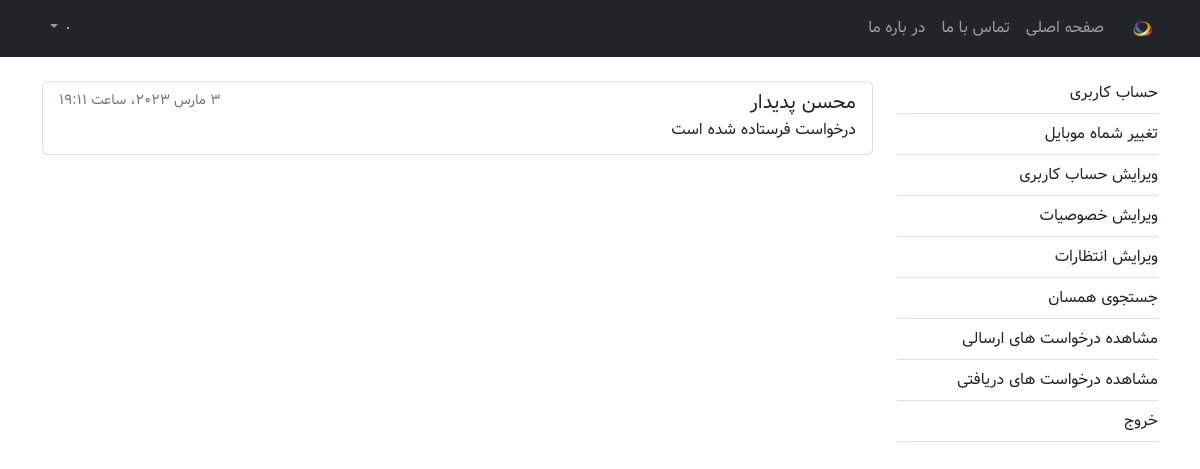
Before: /account/reciving_requests/ (signed in) with the older database file.
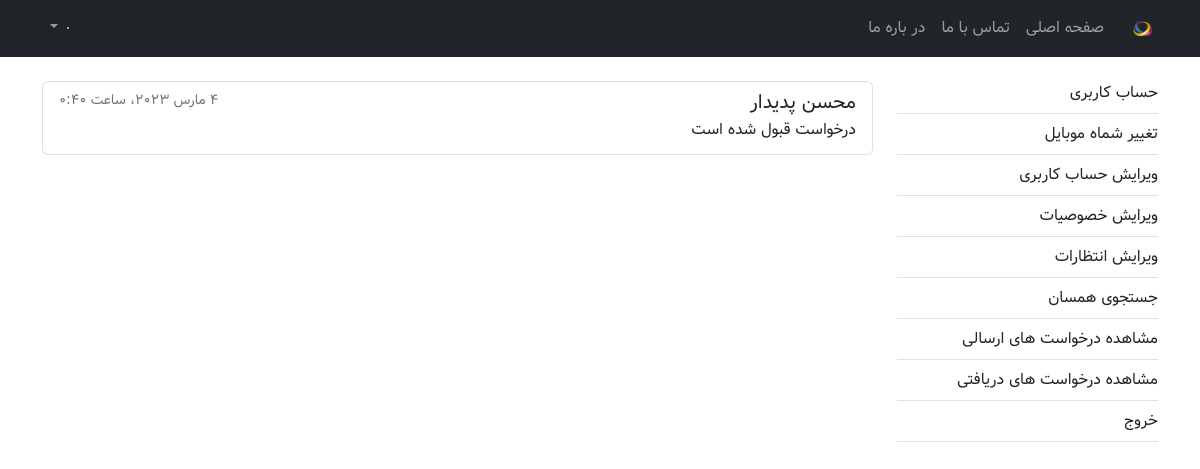
After: the same page with the newer database file.
### account/models.py (models this page shows, shortened)
class Relation(models.Model):
    sender = models.ForeignKey(User, on_delete=models.CASCADE, related_name="sender", verbose_name='فرستنده')
    reciver = models.ForeignKey(User, on_delete=models.CASCADE, related_name="reciver", verbose_name='گیرنده')
    status = models.CharField(max_length=1, choices=RELATION_CHOICES)
    created_at = models.DateTimeField("تاریخ ثبت درخواست", auto_now_add=True)
    updated_at = models.DateTimeField("تاریخ ویرایش", auto_now=True)
    class Meta:
        db_table = 'relations'
        managed = True
        verbose_name = 'رابطه'
        verbose_name_plural = 'رابطه ها'

class User(AbstractBaseUser):
    PHONE_REGEX = RegexValidator(
        regex=r"^09\d{9}$", message="شماره موبایل اشتباه میباشد")
    phone = models.CharField(
        "شماره موبایل", max_length=11, unique=True, validators=[PHONE_REGEX])
    first_name = models.CharField("نام", max_length=100)
    last_name = models.CharField("نام خانوادگی", max_length=100)
    gender = models.CharField("جنسیت", max_length=1,
                              choices=GENDER_CHOICES, default="1")
    register_for = models.CharField(
        "ثبت نام برای", max_length=1, choices=REGISTER_FOR_CHOICES, default="1")
    is_active = models.BooleanField("فعال", default=True)
    is_superuser = models.BooleanField("ابرکاربر", default=False)  # superuser
    is_admin = models.BooleanField("رابط", default=False)  # connector
    is_staff = models.BooleanField("کارشناس", default=False)  # expert
    joined_date = models.DateTimeField("تاریخ ثبت نام", auto_now_add=True)
    last_login = models.DateTimeField("تاریخ آخرین ورود", auto_now=True)
    objects = UserManager()
    USERNAME_FIELD = "phone"
    class Meta:
        db_table = "users"
        managed = True
        verbose_name = "کاربر"
        verbose_name_plural = "کاربران"

### account/views.py (the view)
# urls.py: path("account/reciving_requests/", reciving_requests_view, name="reciving_requests"),
def reciving_requests_view(request):
    template_name = "account/reciving_requests.html"
    template_title = "مشاهده درخواست های دریافتی"
    relations = Relation.objects.filter(reciver=request.user)
    context = {
        'template_title': template_title,
        'relations': relations
    }
    return render(request, template_name, context)

### templates/account/reciving_requests.html (shortened to what this page needs)
{% extends "dashboard.html" %}
{% block profile_content %}
<div class="list-group">
  {% for relation in relations %}
  <a href="{% url 'account:user_detail' pk=relation.sender.pk %}" class="list-group-item list-group-item-action">
    <div class="d-flex w-100 justify-content-between">
      <h5 class="mb-1">{{ relation.sender.first_name }} {{ relation.sender.last_name }}</h5>
      <small class="text-muted">{{ relation.updated_at }}</small>
    </div>
    <p class="mb-1">{{ relation.get_status_display }}</p>
  </a>
  {% endfor %}
</div>
{% endblock profile_content %}

Changed rows visible on the page:
changed Relation "محسن": updated_at "3 مارس 2023، ساعت 19:11" → "4 مارس 2023، ساعت 0:40"; status "درخواست فرستاده شده است" → "درخواست قبول شده است"
